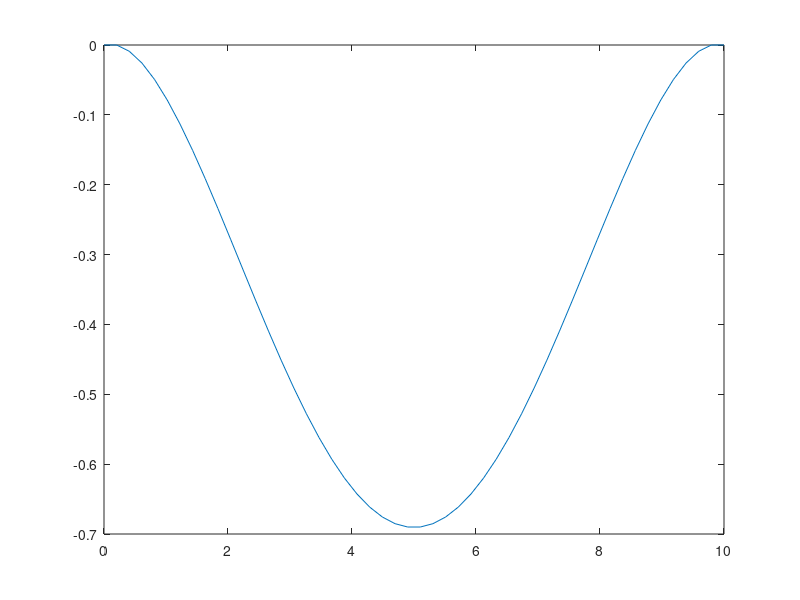
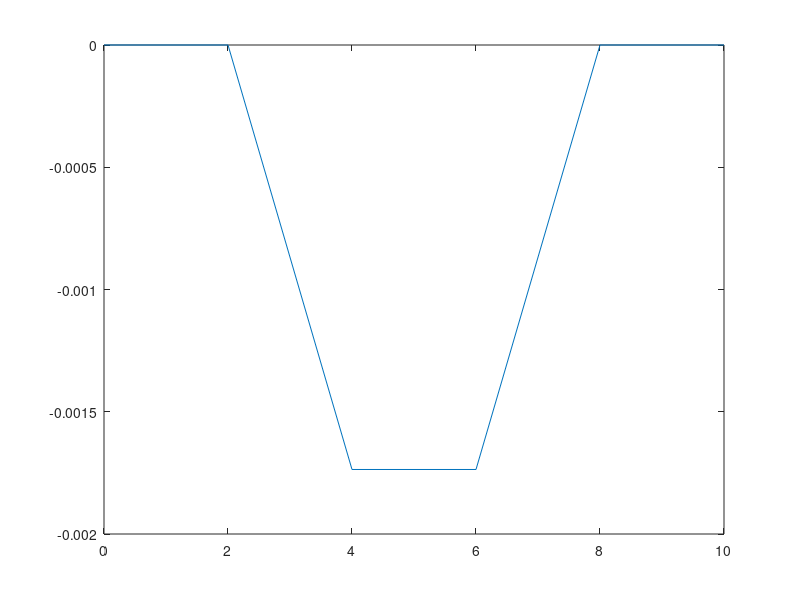

The MATLAB source for these figures, in order:
% Homework 6
% clear; clc;

% Given
L =    10     ; %m
E =   200.0E9 ; %Pa
I =     4.0E-6; %m^4
q = -1000     ; %N/m

N = 6;
dx = L/N;

function [x,u] = solveMe(L,N,diagonal_terms,B_terms,degree=2,showMatrices=false)
	A = zeros(N,N);
	B = zeros(N,1);

	for i=[1:degree/2,N-(degree/2-1):N]
		A(i,i) = 1;
	end

	for i=1+degree/2:N-degree/2
		for j=1:length(diagonal_terms)
			A(i,[i-j+1,i+j-1]) = diagonal_terms(j);
		end
		B(i) = B_terms;
	end
	
	if showMatrices
		fprintf("A = \n");
		disp(A);
		fprintf("\nB = \n");
		disp(B);
	end

	u = inv(A)*B;
	x = linspace(0,L,N);
end

diagonal_terms = [6/dx^2,-4/dx^2,1/dx^2];
B_terms = q/(E*I);

figure(1); clf(1);
fprintf("Problem 2(a):\n");
[x,u] = solveMe(L,N,diagonal_terms,B_terms,4,true);
plot(x,u);

N = 50;
dx = L/N;
diagonal_terms = [6/dx^2,-4/dx^2,1/dx^2];

figure(2); clf(2);
[x,u] = solveMe(L,N,diagonal_terms,B_terms,4);
plot(x,u);
drawnow;
saveas(2,'images/HW6_2b.png');

wait = input("Press Enter to Exit.");
